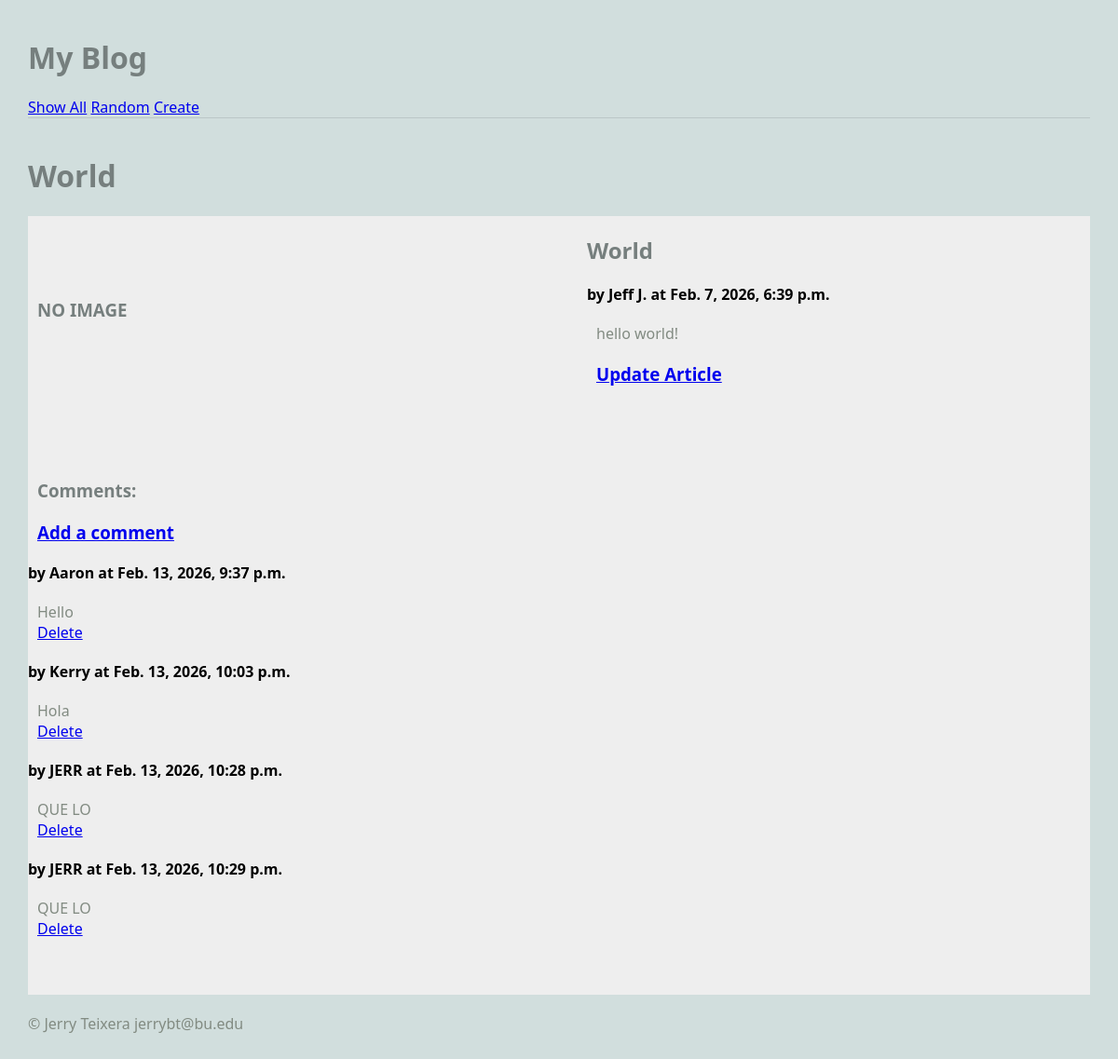
Page /blog/article/2/ on the earlier database version.
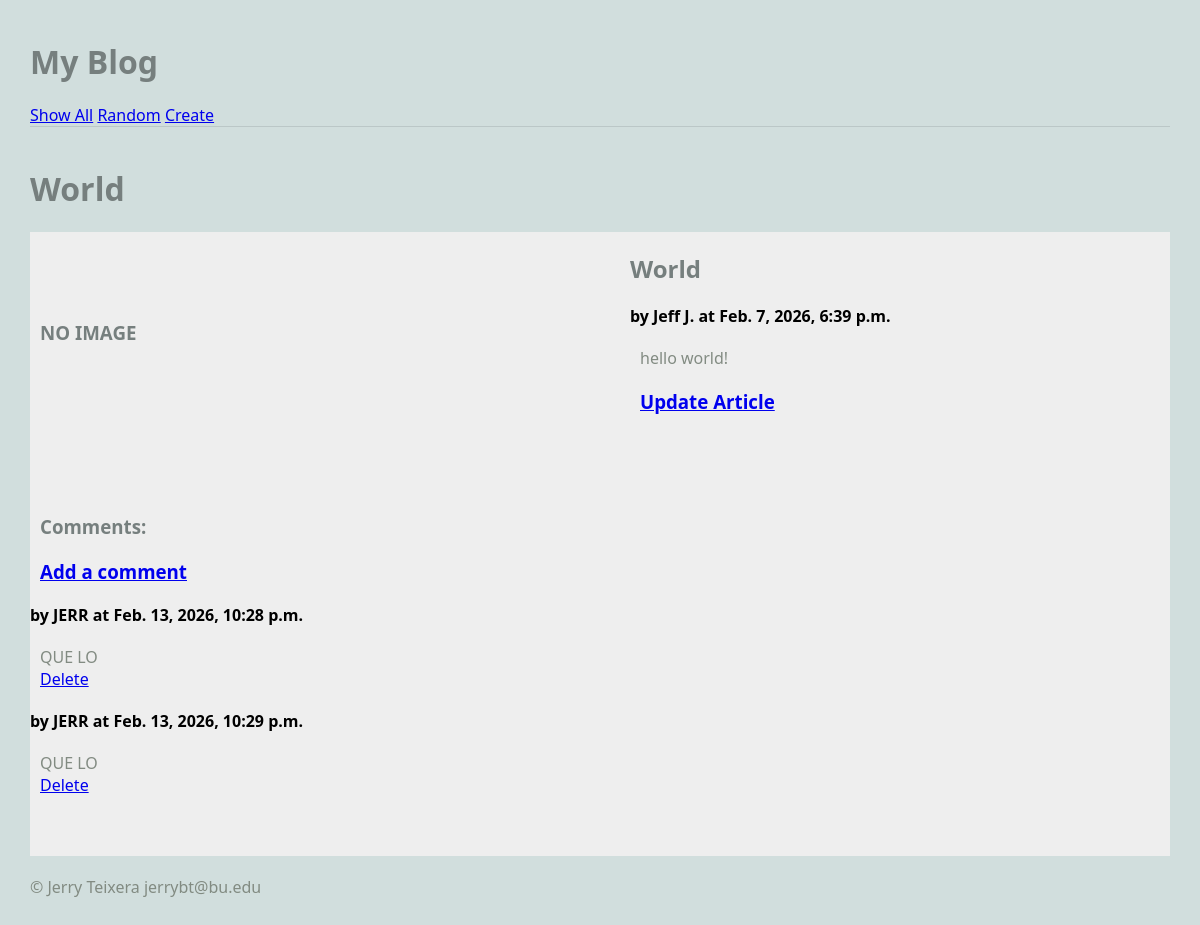
Same page on the later database version.
### blog/models.py (models this page shows, shortened)
class Article(models.Model):
    title = models.TextField(blank = True)
    author = models.TextField(blank = True)
    text = models.TextField(blank = True)
    published = models.DateTimeField(auto_now = True)
    image_file = models.ImageField(blank = True)
    def get_all_comments(self):
        comments = Comment.objects.filter(article = self)
        return comments

class Comment(models.Model):
    article = models.ForeignKey(Article, on_delete=models.CASCADE)
    author = models.TextField(blank = True)
    text = models.TextField(blank = True)
    published = models.DateTimeField(auto_now = True)

### blog/views.py (the view)
# urls.py: path('article/<int:pk>/', ArticleView.as_view(), name="article"),
class ArticleView(DetailView):
    model = Article
    template_name = "blog/article.html"
    context_object_name = "article"

### blog/templates/blog/article.html
{% extends "blog/base.html" %}
{% block content %}
    <h1> {{article.title}} </h1>
    <main class="grid-container">
        <article class="featured">
            {% if article.image_file %}
            <img src="{{article.image_file.url}}" alt="{{article.image_file.url}}">
            {% else %}
            <h3> NO IMAGE </h3>
            {% endif %}
            <div>
                <h2>{{article.title}}</h2>
                <strong>by {{article.author}} at {{article.published}}</strong>
                <p>
                    {{article.text}}
                </p>
                <h3>
                    <a href="{% url 'update_article' article.pk %}">Update Article</a>
                </h3>
            </div>
            <div class="comments">
                <h3>Comments:</h3>
                <h3>
                    <a href="{% url 'create_comment' article.pk %}">Add a comment</a>
                </h3>
                {% for comment in article.get_all_comments %}
                    <div class="comment">
                        <strong>by {{ comment.author }} at {{ comment.published }}</strong>
                        <p>
                            {{ comment.text }}
                            <br>
                            <a href="{% url 'delete_comment' comment.pk %}">Delete</a>
                        </p>
                    </div>
                {% endfor %}
            </div>
        </article>
    </main>
{% endblock %}

### blog/templates/blog/base.html (shortened to what this page needs)
{% load static %}
<html>
    <head>
        <link rel="stylesheet" type="text/css" href="{% static 'styles-blog.css' %}">
    </head>
    <body>
        <header>
            <h1>My Blog</h1>
            <nav>
                <li>
                    <a href="{% url 'show_all' %}">Show All</a>
                </li>
                <li>
                    <a href="{% url 'random' %}">Random</a>
                </li>
                <li>
                    <a href="{% url 'create_article' %}">Create</a>
                </li>
            </nav>
        </header>
        {% block content %}
        {% endblock %}
    </body>
    <footer>
        <p>&copy; Jerry Teixera jerrybt@bu.edu</p>
    </footer>
</html>

### static/styles-blog.css (style rules this page uses)
body { margin: 30px; background: #d1dedd; font-family:'Segoe UI', Tahoma, Geneva, Verdana, sans-serif; }
ul, li { padding: 0px; list-style-type: none; }
h1, h2, h3 { color: #767f7e; }
p { color: #828b82; }
header { max-width: 1200px; margin: 40px auto; border-bottom: 1px solid #bbc7c7; }
.grid-container { background: #eee; max-width: 900px; display: grid; grid-template-columns: repeat(3, 1fr); grid-gap: 10px; max-width: 1200px; margin: 20px auto; }
article.featured { grid-column: span 3; display: grid; gap: 60px; grid-template-columns: 1fr 1fr; align-items: center; border-bottom: 1px #bbc7c7; padding-bottom: 40px; }
article p, article h3 { margin: 20px 10px; }
nav li { display: inline; }

Differences in the rows shown:
removed Comment: author "Aaron", published "Feb. 13, 2026, 9:37 p.m.", text "Hello"
removed Comment: author "Kerry", published "Feb. 13, 2026, 10:03 p.m.", text "Hola"
